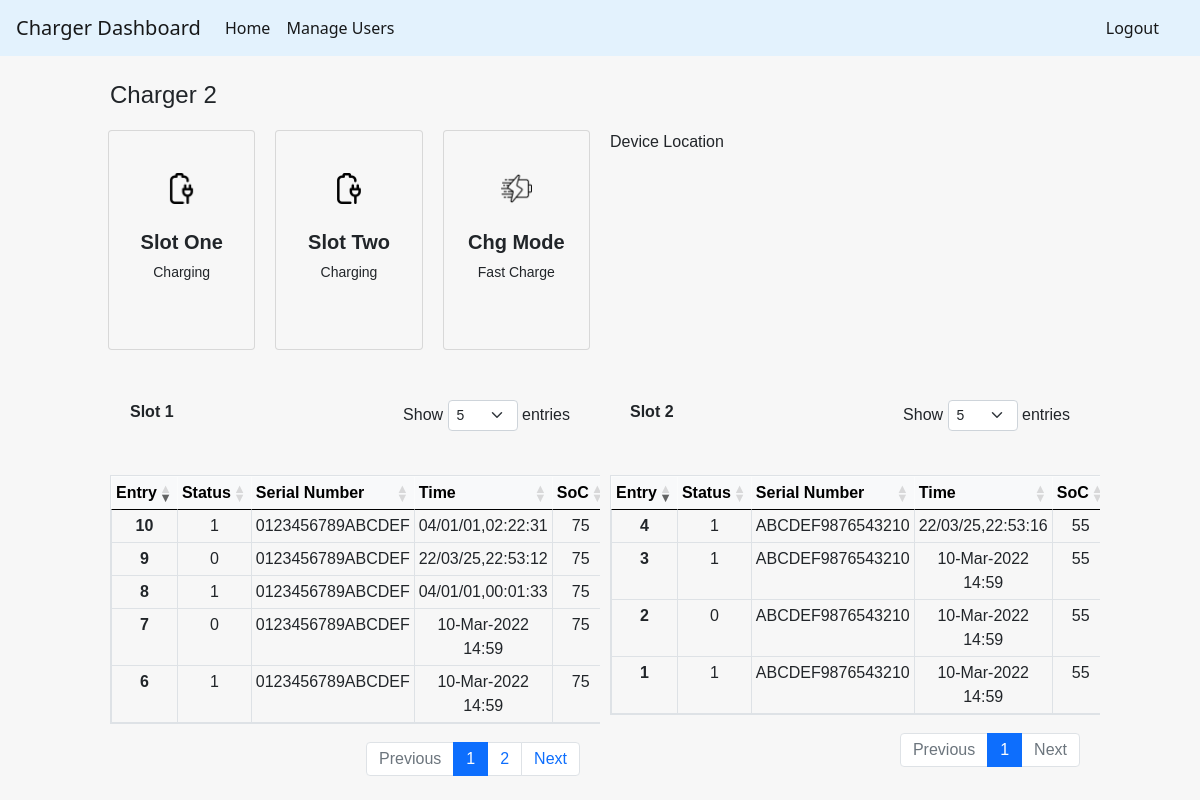
The app's page /devices/charger2 (signed in) with its own data.
### tables this page shows
CREATE TABLE charger2_s1 (
    id integer primary key autoincrement,
    Status INTEGER,
    SN TEXT,
    Time TEXT,
    SoC INTEGER
    );

CREATE TABLE charger2_s2 (
    id integer primary key autoincrement,
    Status INTEGER,
    SN TEXT,
    Time TEXT,
    SoC INTEGER
    );

### flaskWebsite.py (the view)
@app.route('/devices/<deviceSelect>')
def display(deviceSelect):
    if "username" in session:
        con = sqlite3.connect(dbName)
        cur = con.cursor()
        table_list = [a for a in cur.execute("SELECT name FROM sqlite_master WHERE type = 'table'")]
        deviceName = (deviceSelect[0:7] + " " + deviceSelect[7:]).capitalize()
        querySelect = [ [0] for i in range (3) ]
        querySelect[0] = deviceSelect +"_s1"
        querySelect[1] = deviceSelect +"_s2"
        querySelect[2] = deviceSelect +"_device"
        lenIndex = [ [0] for i in range(3)]
        cur.execute("SELECT * FROM " + querySelect[0])
        lenIndex[0] = len(cur.fetchall())
        cur.execute("SELECT * FROM " + querySelect[1])
        lenIndex[1] = len(cur.fetchall())
        s1data = [ [0]*(lenIndex[0]+1) for i in range(4)]
        s2data = [ [0]*(lenIndex[1]+1) for i in range(4)]
        s1data[0][0] = 24
        s2data[0][0] = 24
        loopCount = 0
        for row in cur.execute("SELECT * FROM " + querySelect[0] + ' ORDER BY id DESC'):
            print(row)
            s1data[0][loopCount] = row[1]
            s1data[1][loopCount] = row[2]
            s1data[2][loopCount] = row[3]
            s1data[3][loopCount] = row[4]
            loopCount += 1
        loopCount = 0
        for row in cur.execute("SELECT * FROM " + querySelect[1] + ' ORDER BY id DESC'):
            s2data[0][loopCount] = row[1]
            s2data[1][loopCount] = row[2]
            s2data[2][loopCount] = row[3]
            s2data[3][loopCount] = row[4]
            loopCount += 1
        cur.execute('SELECT * FROM ' + querySelect[2] + ' ORDER BY id DESC LIMIT 1')
        latestDeviceInfo = cur.fetchone()
        cur.close()
        con.close()
        geoloc_url = "https://www.googleapis.com/geolocation/v1/geolocate?key=AIzaSyD62AEOgl0CjwL8dGWcl4fLG5IoiwHHghw"
        headers = CaseInsensitiveDict()
        headers["Content-Type"] = "application/json"
        mcc=latestDeviceInfo[2]
        mnc=latestDeviceInfo[3]
        lac=latestDeviceInfo[4]
        cid=latestDeviceInfo[5]
        api_payload = """
        {
            "considerIp": true,
            "cellTowers": [
                {
                    "cellId": %s,
                    "locationAreaCode": %s,
                    "mobileCountryCode": %s,
                    "mobileNetworkCode": %s
                }
            ]
        }
        """ %(cid, lac, mcc, mnc)
        lat= -6.8770328
        lon= 107.6123459
        print(s2data[0])
        return render_template('displayOneDevice.html', len=lenIndex, s1_data=s1data, s2_data=s2data, device_info=latestDeviceInfo, device_name=deviceName, lat=lat, lon=lon)
    else:
        return redirect(url_for('login'))

### templates/displayOneDevice.html (shortened to what this page needs)
{% extends "base.html" %}
{% block content %}
<div class="container-fluid">
    <div class="row" style="margin-top: 15px; margin-bottom:0; padding-bottom:0; margin-left:0">
        <h4 style="margin:0; padding:0">{{device_name}}</h4>
    </div>
    <div class="row" style="margin-bottom:0; padding-bottom:0">
        <div class="col-sm-2">
            <div class="card" style="height: 220px;">
                {% if s1_data[0][0] == 0 %}
                    {% set src_slot_1 = "idle.png" %}
                    {% set txt_slot_1 = "Idle" %}
                {% elif s1_data[0][0] == 1 %}
                    {% set src_slot_1 = "charging.png" %}
                    {% set txt_slot_1 = "Charging" %}
                {% elif s1_data[0][0] == 2 %}
                    {% set src_slot_1 = "fullcharge.png" %}
                    {% set txt_slot_1 = "Charged" %}
                {% else %}
                    {% set src_slot_1 = "no_data.png" %}
                    {% set txt_slot_1 = "No Data" %}
                {% endif %}
                <img class="card-img-top" src="{{ url_for('static', filename=src_slot_1) }}" alt="Card image cap">
                <div class="card-body">
                    <h5 class="card-title" style="text-align:center">Slot One</h5>
                    <p class="card-text"> {{ txt_slot_1 }} </p>
                </div>
            </div>
        </div>
        <div class="col-sm-2">
            <div class="card" style="height: 220px;">
                {% if s2_data[0][0] == 0 %}
                    {% set src_slot_2 = "idle.png" %}
                    {% set txt_slot_2 = "Idle" %}
                {% elif s2_data[0][0] == 1 %}
                    {% set src_slot_2 = "charging.png" %}
                    {% set txt_slot_2 = "Charging" %}
                {% elif s2_data[0][0] == 2 %}
                    {% set src_slot_2 = "fullcharge.png" %}
                    {% set txt_slot_2 = "Charged" %}
                {% else %}
                    {% set src_slot_2 = "no_data.png" %}
                    {% set txt_slot_2 = "No Data" %}
                {% endif %}
                    <img class="card-img-top" src="{{ url_for('static', filename=src_slot_2) }}" alt="Card image cap">
                <div class="card-body">
                    <h5 class="card-title" style="text-align:center">Slot Two</h5>
                    <p class="card-text"> {{ txt_slot_2 }} </p>
                </div>
            </div>
        </div>
        <div class="col-sm-2">
            <div class="card" style="height: 220px;">
                {% if device_info[1] == 0 %}
                    {% set src_dev = "slowcharge.png" %}
                    {% set txt_dev = "Slow Charge" %}
                {% elif device_info[1] == 1 %}
                    {% set src_dev = "fastcharge.png" %}
                    {% set txt_dev = "Fast Charge" %}
                {% endif %}
                <img class="card-img-top" src="{{ url_for('static', filename=src_dev) }}" alt="Card image cap">
                <div class="card-body">
                    <h5 class="card-title" style="text-align:center">Chg Mode</h5>
                    <p class="card-text"> {{ txt_dev }} </p>
                </div>
            </div>
        </div>
        <div class="col-sm-6">
            <p>Device Location</p>
            <div id="map" style="width:100%; height:180px;"></div>
        </div>
    </div>
    <div class="row" style="margin:0; padding:0">
        <div class="col-sm-6" style="margin:0; padding:0">
            <div class="table-responsive" style="margin:0; padding:0">
                <table id="slot1" class="table table-sm table-bordered">
                    <thead class="table-light" >
                        <tr>
                            <th scope="col">Entry</th>
                            <th scope="col">Status</th>
                            <th scope="col">Serial Number</th>
                            <th scope="col">Time</th>
                            <th scope="col">SoC</th>
                        </tr>
                    </thead>
                    <tbody>
                        {% for x in range (0,len[0]) %}
                        <tr>
                            <th scope="row"> {{ len[0] - loop.index + 1 }}</th>
                            <td>{{ s1_data[0][x] }}</td>
                            <td>{{ s1_data[1][x] }}</td>
                            <td>{{ s1_data[2][x] }}</td>
                            <td>{{ s1_data[3][x] }}</td>
                        </tr>
                        {% endfor %}
                    </tbody>
                </table>
            </div>
        </div>
        <div class="col-sm-6" style="margin:0; padding:0">
            <div class="table-responsive" style="margin:0; padding:0">
                <table id="slot2" class="table table-sm table-bordered">
                    <thead class="table-light">
                        <tr>
                            <th scope="col">Entry</th>
                            <th scope="col">Status</th>
                            <th scope="col">Serial Number</th>
                            <th scope="col">Time</th>
                            <th scope="col">SoC</th>
                        </tr>
                    </thead>
                    <tbody>
                        {% for x in range (0,len[1]) %}
                        <tr>
                            <th scope="row"> {{ len[1] - loop.index + 1 }}</th>
                            <td>{{ s2_data[0][x] }}</td>
                            <td>{{ s2_data[1][x] }}</td>
                            <td>{{ s2_data[2][x] }}</td>
                            <td>{{ s2_data[3][x] }}</td>
                        </tr>
                        {% endfor %}
                    </tbody>
                </table>
            </div>
        </div>
    </div>
</div>
{% endblock %}

### templates/displayOneDevice.html (style rules this page uses)
body { margin: 0; background-color: #f7f7f7; }
.container-fluid { font-family: 'Quicksand', sans-serif; font-size: 16px; }
.container-fluid div { padding: 10px; }
.table-sm { text-align: center; }
.card { height:250px; padding:0px; }
.card-img-top { padding-top: 2em; padding-bottom: 1em; max-width: 25%; height: auto; align-self: center; }
.card { background-color: #f7f7f7; }
.card-title { font-weight: bold; }
.card-text { font-size: 14px; text-align: center; }
.container-fluid { padding: 0 100px; }

### records on screen
charger2_s1: len[0]-loop.index+1 "10", Status "1", SN "0123456789ABCDEF", Time "04/01/01,02:22:31", SoC "75"
charger2_s1: len[0]-loop.index+1 "9", Status "0", SN "0123456789ABCDEF", Time "22/03/25,22:53:12", SoC "75"
charger2_s1: len[0]-loop.index+1 "8", Status "1", SN "0123456789ABCDEF", Time "04/01/01,00:01:33", SoC "75"
charger2_s1: len[0]-loop.index+1 "7", Status "0", SN "0123456789ABCDEF", Time "10-Mar-2022 14:59", SoC "75"
charger2_s1: len[0]-loop.index+1 "6", Status "1", SN "0123456789ABCDEF", Time "10-Mar-2022 14:59", SoC "75"
charger2_s2: len[1]-loop.index+1 "4", Status "1", SN "ABCDEF9876543210", Time "22/03/25,22:53:16", SoC "55"
charger2_s2: len[1]-loop.index+1 "3", Status "1", SN "ABCDEF9876543210", Time "10-Mar-2022 14:59", SoC "55"
charger2_s2: len[1]-loop.index+1 "2", Status "0", SN "ABCDEF9876543210", Time "10-Mar-2022 14:59", SoC "55"
charger2_s2: SN "ABCDEF9876543210", Time "10-Mar-2022 14:59"

### other values on screen
{{ device_name }} "Charger 2"
{{ txt_slot_1 }} "Charging"
{{ txt_slot_2 }} "Charging"
{{ txt_dev }} "Fast Charge"
{{ len[1] - loop.index + 1 }} "1"
{{ s2_data[0][x] }} "1"
{{ s2_data[3][x] }} "55"
